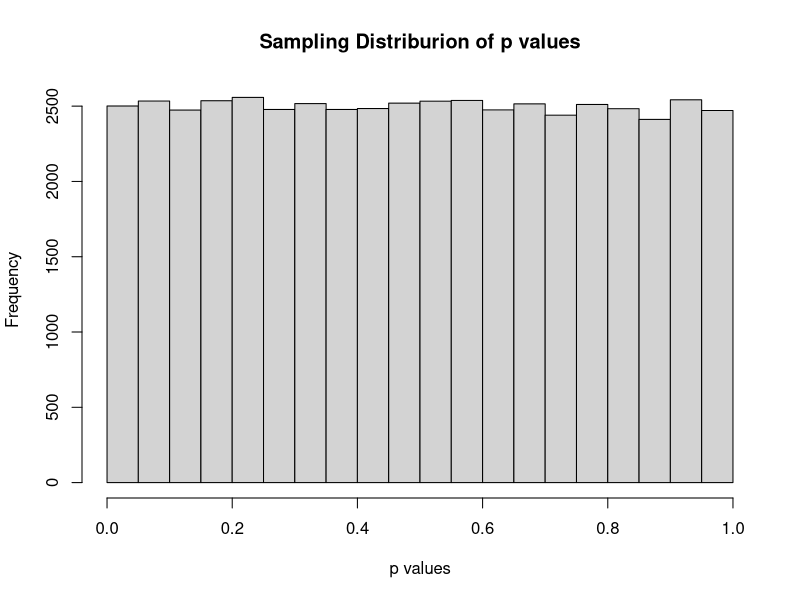
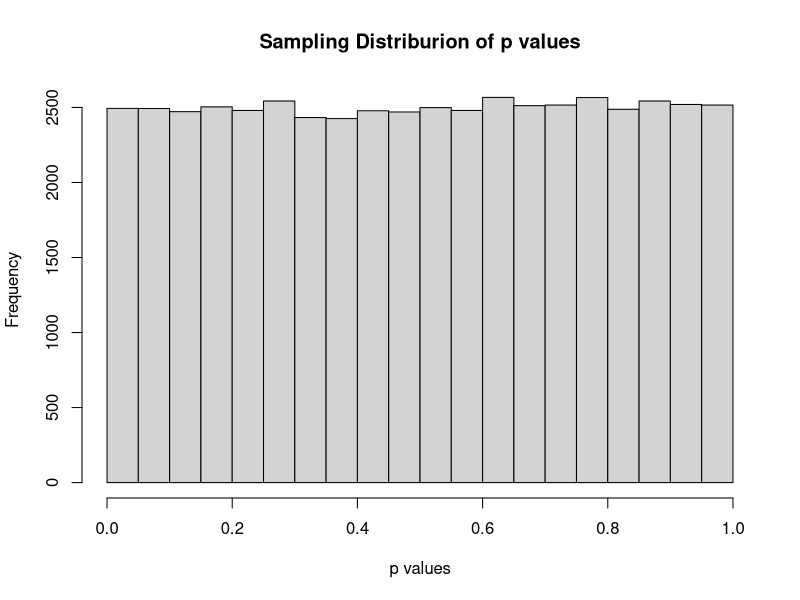

Reproduce these figures in R, in order.
## ---- chunk 1
mu <- 125
sigma <- 5
#Ho: mu = 125
#Ha: mu != 125 (two sided)
alpha <- .05
#null is correct

#A type-I error is when we accidentally reject a null hypothesis, that is correct
oranges1 <- c(126,122,129,128,133,128,119,124,134,
              134,128,125,127,125,125,126,131,125,
              124,124,133,126,132,131,128,124,131,
              130,120,131,126,130,121,118,129,123)
## ---- chunk 2
# test with conf interval
xbar <- mean(oranges1)
sd <- sd(oranges1)
n <- length(oranges1)
#we assume we don't know the sigma to test hypothesis so must use t test
t.test(oranges1, conf.level = 1-alpha, mu=125)
# returns (125.53, 128.36) interval where 125 is not included (reject the null)

#test with rejection regions
tobs <- (xbar-125)/sqrt(sd^2/length(oranges1))
tobs
RR1<-qt(alpha/2, length(oranges1)-1)
RR2<-qt(1-alpha/2, length(oranges1)-1)
c(RR1,RR2)
tobs>RR1 & tobs<RR2
#returns a false meaning tobs is outside of rejection region (reject the null)

#test with a pvalue
pvalue <- pt(tobs, length(oranges1)-1, lower.tail=FALSE)*2
pvalue
pvalue < alpha
#returns a true so pvalue is less than alpha (reject the null)
## ---- chunk 3
orange_tester <- function(n, mu, sigma, alpha){
  x <- rnorm(n,mu,sigma)
  out <- t.test(x, conf.level=1-alpha, mu=mu)
  return(out$p.value)
}
pvalues <- replicate(50000, orange_tester(n=length(oranges1), mu=125, sigma=5, alpha=.05))
hist(pvalues, main="Sampling Distriburion of p values", xlab="p values")

## ---- chunk 4
rejectPvalue <- c()
alpha <- .05
for(i in 1:10000) {
  x <- rnorm(n, mu, sigma)
  out<- t.test(x, conf.level=1-alpha, mu=mu)
  rejectPvalue[i] <- out$p.value < alpha
}
mean(rejectPvalue)
## ---- chunk 5
rejectPvalue <- c()
alpha <- .05
for(i in 1:10000) {
  x <- rnorm(n, mu, sigma)
  out<- t.test(x, conf.level=1-alpha, mu=mu)
  rejectPvalue[i] <- out$p.value < alpha
}
mean(rejectPvalue)
#returns a mean of .48, close to the alpha value
rejectPvalue <- c()
alpha <- .01
for(i in 1:10000) {
  x <- rnorm(n, mu, sigma)
  out<- t.test(x, conf.level=1-alpha, mu=mu)
  rejectPvalue[i] <- out$p.value < alpha
}
mean(rejectPvalue)
#returns a mean of .01 which is our alpha value
rejectPvalue <- c()
alpha <- .84
for(i in 1:10000) {
  x <- rnorm(n, mu, sigma)
  out<- t.test(x, conf.level=1-alpha, mu=mu)
  rejectPvalue[i] <- out$p.value < alpha
}
mean(rejectPvalue)
#returns a mean of .837 which is close to our alpha value
## ---- chunk 6
muNull <- 125
mu <- 127
sigma <- 5
#Ho: mu = 125
#Ha: mu !=125
alpha <- .01
# null should be rejected

#A type II error is when we don't reject the null when it should be rejected
oranges2=c(122, 126, 128, 121, 128, 127, 127, 133, 121,
           133, 123, 121, 123, 128, 128, 125, 122, 124,
           133, 128, 124, 122, 126, 119, 125, 123, 133,
           132, 127, 121, 132, 131, 131, 131, 125, 131)

## ---- chunk 7
#testing with conf intervals
xbar <- mean(oranges2)
sd <- sd(oranges2)
n <- length(oranges2)
#we assume we don't know the sigma to test hypothesis so must use t test
t.test(oranges2, conf.level=.99, alternative="two.sided", mu=125) 


#returns a confidence interval of (124.594, 128.406) which approximately contains the null value (fail to reject null)

#testing with rejections regions
tobs <- (xbar-127)/sqrt(sd^2/n)
tobs
RR1<-qt(.025, n-1)
RR2<-qt(.975, n-1)
c(RR1,RR2)
tobs>RR1 & tobs<RR2
#returns a TRUE so the tobs is contained within the rejection region (fail to reject the null)

#testin with pvalue
pvalue <- pt(tobs, n-1, lower.tail=TRUE)*2
pvalue
pvalue < alpha
#returns a false so pvalue is either equal or greater than alpha (fail to reject the null)
## ---- chunk 8
orange_tester2 <- function(n, mu, sigma, alpha){
  x <- rnorm(n,mu,sigma)
  out <- t.test(x, conf.level=1-alpha, alternative="two.sided", mu=127)
  return(out$p.value)
}
pvalues <- replicate(50000, orange_tester2(n=n, mu=127, sigma=5, alpha=.05))
hist(pvalues, main="Sampling Distriburion of p values", xlab="p values")
#the sampling distribution of the p values seems to be uniform

## ---- chunk 9
power <- function(alpha, muNull, mu, n, sigma){
  x <- rnorm(n, mu, sigma)
  test_out <- t.test(x, conf.level=1-alpha, alternative="two.sided", mu=125)
  decision <-test_out$p.value<alpha
  return(decision)
}
out<-replicate(10000, power(alpha=.05, muNull=125, mu=127, n=length(oranges2), sigma=5))
1-mean(out)
#wrongly failed to reject the null about 35.84% of the time, our type II error rate is about .3584
## ---- chunk 10
n<-40
power <- function(alpha, muNull, mu, n, sigma){
  x <- rnorm(n, mu, sigma)
  test_out <- t.test(x, conf.level=1-alpha, alternative="two.sided", mu=125)
  decision <-test_out$p.value<alpha
  return(decision)
}
out<-replicate(10000, power(alpha=.05, muNull=125, mu=127, n=40, sigma=5))
1-mean(out) # this is the type II rate

## ---- chunk 11
n<-36
sigma<-6
power <- function(alpha, muNull, mu, n, sigma){
  x <- rnorm(n, mu, sigma)
  test_out <- t.test(x, conf.level=1-alpha, alternative="two.sided", mu=125)
  decision <-test_out$p.value<alpha
  return(decision)
}
out<-replicate(10000, power(alpha=.05, muNull=125, mu=127, n=length(oranges2), sigma=6))
1-mean(out) #this is the typeII rate
## ---- chunk 12
sigma<-5
alpha<-.10
power <- function(alpha, muNull, mu, n, sigma){
  x <- rnorm(n, mu, sigma)
  test_out <- t.test(x, conf.level=1-alpha, alternative="two.sided", mu=125)
  decision <-test_out$p.value<alpha
  return(decision)
}
out<-replicate(10000, power(alpha=.10, muNull=125, mu=127, n=length(oranges2), sigma=5))
1-mean(out) #this is the typeII rate

## ---- chunk 13
alpha<-.05
mu <-128
power <- function(alpha, muNull, mu, n, sigma){
  x <- rnorm(n, mu, sigma)
  test_out <- t.test(x, conf.level=1-alpha, alternative="two.sided", mu=125)
  decision <-test_out$p.value<alpha
  return(decision)
}
out<-replicate(10000, power(alpha=.05, muNull=125, mu=128, n=length(oranges2), sigma=5))
1-mean(out) #this is the typeII rate

